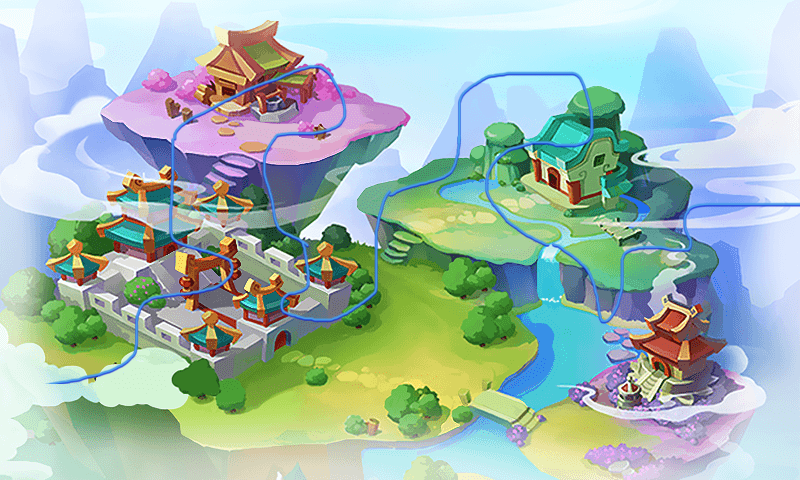

This is a level from a 2D game, rendered from its Tiled map with the project's own tilesets. A one-line summary and the map file follow, with tile-layer data summarised:
An orthogonal 25x15 tile map with 32x32 px tiles, 2 tile layers (choose, luxian), 2 tilesets and 12 objects.

<map version="1.0" tiledversion="1.1.4" orientation="orthogonal" renderorder="right-down" width="25" height="15" tilewidth="32" tileheight="32" infinite="0" nextobjectid="25">
 <tileset firstgid="1" name="choose" tilewidth="32" tileheight="32" tilecount="375" columns="25">
  <image source="choose.png" width="800" height="480" />
 </tileset>
 <tileset firstgid="376" name="luxian" tilewidth="32" tileheight="32" tilecount="250" columns="25">
  <image source="luxian.png" width="800" height="341" />
 </tileset>
 <layer name="choose" width="25" height="15">
  <data>[375 cells, 375 non-empty, 375 distinct tile ids]</data>
 </layer>
 <layer name="luxian" width="25" height="15">
  <data>[375 cells, 288 non-empty, 250 distinct tile ids]</data>
 </layer>
 <objectgroup name="task">
  <object id="1" x="82" y="376" />
  <object id="2" x="130" y="323" />
  <object id="3" x="228" y="266" />
  <object id="4" x="172" y="192" />
  <object id="5" x="224" y="105" />
  <object id="6" x="283" y="220" />
  <object id="7" x="353" y="304" />
  <object id="8" x="378" y="215" />
  <object id="9" x="455" y="122" />
  <object id="10" x="586" y="127" />
  <object id="11" x="606" y="313" />
  <object id="12" x="719" y="206" />
 </objectgroup>
</map>
